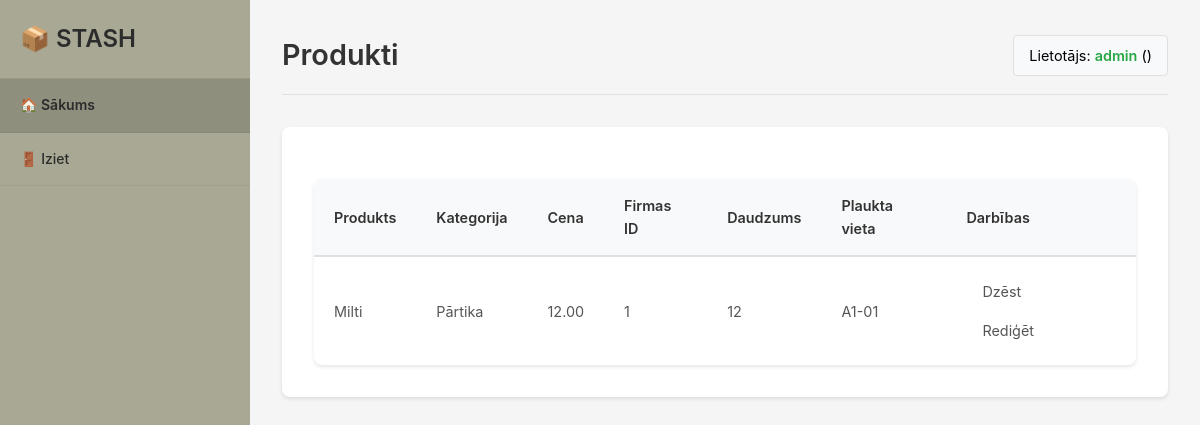
/dashboard.php (signed in), run on the app's committed database.
### tables this page shows
CREATE TABLE products (
    id INT PRIMARY KEY AUTO_INCREMENT,
    name VARCHAR(200) NOT NULL,
    category_id INT,
    company_id INT,
    price DECIMAL(10,2) NOT NULL DEFAULT 0.00,
    quantity INT NOT NULL DEFAULT 0,
    shelf_location VARCHAR(50),
    description TEXT,
    created_at TIMESTAMP DEFAULT CURRENT_TIMESTAMP,
    updated_at TIMESTAMP DEFAULT CURRENT_TIMESTAMP ON UPDATE CURRENT_TIMESTAMP,
    created_by INT,
    FOREIGN KEY (category_id) REFERENCES categories(id) ON DELETE SET NULL,
    FOREIGN KEY (company_id) REFERENCES companies(id) ON DELETE SET NULL,
    FOREIGN KEY (created_by) REFERENCES users(id) ON DELETE SET NULL,
    INDEX idx_name (name),
    INDEX idx_category_id (category_id),
    INDEX idx_company_id (company_id),
    INDEX idx_shelf_location (shelf_location),
    INDEX idx_created_by (created_by)
);

CREATE TABLE categories (
    id INT PRIMARY KEY AUTO_INCREMENT,
    name VARCHAR(50) NOT NULL UNIQUE,
    description TEXT,
    created_at TIMESTAMP DEFAULT CURRENT_TIMESTAMP,
    INDEX idx_name (name)
);

### dashboard.php (the view, shortened to what this page needs)
<?php
include 'config.php';
$role = $_SESSION['role'];
$username = $_SESSION['username'];
try {
    $stmt = $pdo->query("SHOW COLUMNS FROM products LIKE 'category'");
    $hasDirectCategory = $stmt->rowCount() > 0;
    if ($hasDirectCategory) {
        $stmt = $pdo->query("SELECT * FROM products ORDER BY id DESC");
    } else {
        $stmt = $pdo->query("
            SELECT p.*, c.name as category_name
            FROM products p
            LEFT JOIN categories c ON p.category_id = c.id
            ORDER BY p.id DESC
        ");
    }
    $products = $stmt->fetchAll();
} catch (PDOException $e) {
    $stmt = $pdo->query("SELECT * FROM products ORDER BY id DESC");
    $products = $stmt->fetchAll();
}
?>
<!DOCTYPE html>
<html lang="lv">
<head>
    <link rel="stylesheet" href="css/style.css">
</head>
<body>
    <div class="container">
        <aside class="sidebar">
            <div class="logo">
                <h2>📦 STASH</h2>
            </div>
            <nav class="nav-menu">
                <a href="dashboard.php" class="nav-item active">
                    🏠 Sākums
                </a>
                <a href="logout.php" class="nav-item">
                    🚪 Iziet
                </a>
            </nav>
        </aside>
        <main class="main-content">
            <div class="header">
                <h1>Produkti</h1>
                <div class="user-info">
                    Lietotājs: <strong><?php echo htmlspecialchars($username); ?></strong>
                    (<?php echo ucfirst(str_replace('_', ' ', $role)); ?>)
                </div>
            </div>
            <div class="content">
                <div class="table-container">
                    <table class="products-table">
                        <thead>
                            <tr>
                                <th>Produkts</th>
                                <th>Kategorija</th>
                                <th>Cena</th>
                                <th>Firmas ID</th>
                                <th>Daudzums</th>
                                <th>Plaukta vieta</th>
                                <th>Darbības</th>
                            </tr>
                        </thead>
                        <tbody>
                            <?php foreach ($products as $product): ?>
                                <tr>
                                    <td><?php echo htmlspecialchars($product['name']); ?></td>
                                    <td><?php
                                        if ($hasDirectCategory) {
                                            echo htmlspecialchars($product['category'] ?? 'Nav kategorijas');
                                        } else {
                                            echo htmlspecialchars($product['category_name'] ?? 'Nav kategorijas');
                                        }
                                    ?></td>
                                    <td><?php echo number_format($product['price'], 2); ?></td>
                                    <td><?php echo htmlspecialchars($product['company_id']); ?></td>
                                    <td><?php echo $product['quantity']; ?></td>
                                    <td><?php echo htmlspecialchars($product['shelf_location'] ?? 'Nav piešķirts'); ?></td>
                                    <td class="actions-cell">
                                        <?php if ($role == 'administrator'): ?>
                                            <a href="edit_product.php?id=<?php echo $product['id']; ?>" class="btn btn-edit">Rediģēt</a>
                                            <a href="delete_product.php?id=<?php echo $product['id']; ?>" class="btn btn-delete" onclick="return confirm('Vai tiešām vēlaties dzēst šo produktu?')">Dzēst</a>
                                        <?php elseif (in_array($role, ['shelf_organizer', 'plauktu_kartotajs'])): ?>
                                            <a href="shelf_management.php?product_id=<?php echo $product['id']; ?>" class="btn btn-primary">Pārvaldīt plauktu</a>
                                        <?php else: ?>
                                            <span class="btn btn-disabled">Dzēst</span>
                                            <span class="btn btn-disabled">Rediģēt</span>
                                        <?php endif; ?>
                                    </td>
                                </tr>
                            <?php endforeach; ?>
                        </tbody>
                    </table>
                </div>
            </div>
        </main>
    </div>
</body>
</html>

### css/style.css (style rules this page uses)
* { margin: 0; padding: 0; box-sizing: border-box; }
body { font-family: -apple-system, BlinkMacSystemFont, 'Segoe UI', Roboto, Oxygen, Ubuntu, Cantarell, sans-serif; background-color: #f5f5f5; color: #333; line-height: 1.6; }
.container { display: flex; min-height: 100vh; }
.sidebar { width: 250px; background-color: #a8a894; color: #2c2c2c; padding: 0; position: fixed; height: 100vh; overflow-y: auto; }
.logo { padding: 20px; border-bottom: 1px solid rgba(0,0,0,0.1); }
.logo h2 { font-size: 1.5rem; font-weight: 600; color: #2c2c2c; }
.nav-menu { padding: 0; list-style: none; }
.nav-item { display: block; padding: 15px 20px; color: #2c2c2c; text-decoration: none; border-bottom: 1px solid rgba(0,0,0,0.05); transition: background-color 0.2s ease; font-size: 14px; font-weight: 500; }
.nav-item.active { background-color: rgba(0,0,0,0.15); font-weight: 600; }
.main-content { flex: 1; margin-left: 250px; padding: 2rem; background-color: #f5f5f5; }
.header { display: flex; justify-content: space-between; align-items: center; margin-bottom: 2rem; padding-bottom: 1rem; border-bottom: 1px solid #e0e0e0; }
.header h1 { margin: 0; color: #333; font-size: 1.8rem; font-weight: 600; }
.user-info { color: #333; font-size: 0.9rem; background-color: #f8f9fa; padding: 8px 15px; border-radius: 4px; border: 1px solid #e0e0e0; }
.user-info strong { color: #28a745; font-weight: 600; }
.content { background-color: white; padding: 2rem; border-radius: 8px; box-shadow: 0 2px 4px rgba(0,0,0,0.1); }
.table-container { background-color: #fff; border-radius: 8px; overflow: hidden; box-shadow: 0 2px 4px rgba(0,0,0,0.1); margin-top: 20px; }
.products-table { width: 100%; border-collapse: collapse; }
.products-table th { background-color: #f8f9fa; padding: 15px 20px; text-align: left; font-weight: 600; color: #333; border-bottom: 2px solid #e0e0e0; font-size: 0.9rem; }
.products-table td { padding: 15px 20px; border-bottom: 1px solid #e0e0e0; color: #555; font-size: 0.9rem; vertical-align: middle; }
.products-table tr:last-child td { border-bottom: none; }
.btn { display: inline-block; padding: 0.5rem 1rem; border: none; border-radius: 4px; cursor: pointer; text-decoration: none; transition: background-color 0.3s; }
.user-info { color: #000000; }

### data on the page
products: name "Milti", category.name "Pārtika", price "12.00", company "1", quantity "12", shelf_location "A1-01"

### other printed values
$username "admin"
